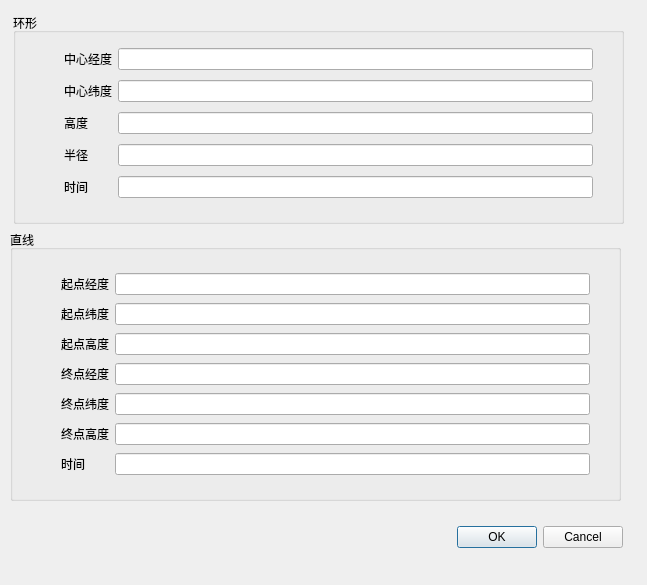
<?xml version="1.0" encoding="UTF-8"?>
<ui version="4.0">
 <class>PathSettingsDlg</class>
 <widget class="QDialog" name="PathSettingsDlg">
  <property name="geometry">
   <rect>
    <x>0</x>
    <y>0</y>
    <width>647</width>
    <height>585</height>
   </rect>
  </property>
  <property name="windowTitle">
   <string>PathSettingsDlg</string>
  </property>
  <widget class="QGroupBox" name="groupBox">
   <property name="geometry">
    <rect>
     <x>13</x>
     <y>13</y>
     <width>611</width>
     <height>211</height>
    </rect>
   </property>
   <property name="title">
    <string>环形</string>
   </property>
   <widget class="QWidget" name="gridLayoutWidget">
    <property name="geometry">
     <rect>
      <x>40</x>
      <y>20</y>
      <width>551</width>
      <height>181</height>
     </rect>
    </property>
    <layout class="QGridLayout" name="gridLayout">
     <item row="4" column="1">
      <widget class="QLineEdit" name="lineEdit_CircleTime"/>
     </item>
     <item row="0" column="0">
      <widget class="QLabel" name="label">
       <property name="text">
        <string>中心经度</string>
       </property>
      </widget>
     </item>
     <item row="1" column="0">
      <widget class="QLabel" name="label_7">
       <property name="text">
        <string>中心纬度</string>
       </property>
      </widget>
     </item>
     <item row="0" column="1">
      <widget class="QLineEdit" name="lineEdit_CenterX"/>
     </item>
     <item row="3" column="0">
      <widget class="QLabel" name="label_2">
       <property name="text">
        <string>半径</string>
       </property>
      </widget>
     </item>
     <item row="4" column="0">
      <widget class="QLabel" name="label_3">
       <property name="text">
        <string>时间</string>
       </property>
      </widget>
     </item>
     <item row="3" column="1">
      <widget class="QLineEdit" name="lineEdit_Radius"/>
     </item>
     <item row="2" column="0">
      <widget class="QLabel" name="label_8">
       <property name="text">
        <string>高度</string>
       </property>
      </widget>
     </item>
     <item row="1" column="1">
      <widget class="QLineEdit" name="lineEdit_CenterY"/>
     </item>
     <item row="2" column="1">
      <widget class="QLineEdit" name="lineEdit_Height"/>
     </item>
    </layout>
   </widget>
  </widget>
  <widget class="QGroupBox" name="groupBox_2">
   <property name="geometry">
    <rect>
     <x>10</x>
     <y>230</y>
     <width>611</width>
     <height>271</height>
    </rect>
   </property>
   <property name="title">
    <string>直线</string>
   </property>
   <widget class="QWidget" name="gridLayoutWidget_2">
    <property name="geometry">
     <rect>
      <x>40</x>
      <y>30</y>
      <width>551</width>
      <height>231</height>
     </rect>
    </property>
    <layout class="QGridLayout" name="gridLayout_3">
     <item row="3" column="0">
      <widget class="QLabel" name="label_11">
       <property name="text">
        <string>终点经度</string>
       </property>
      </widget>
     </item>
     <item row="1" column="1">
      <widget class="QLineEdit" name="lineEdit_StartY"/>
     </item>
     <item row="2" column="1">
      <widget class="QLineEdit" name="lineEdit_StartHeight"/>
     </item>
     <item row="4" column="1">
      <widget class="QLineEdit" name="lineEdit_EndY"/>
     </item>
     <item row="3" column="1">
      <widget class="QLineEdit" name="lineEdit_EndX"/>
     </item>
     <item row="5" column="0">
      <widget class="QLabel" name="label_6">
       <property name="text">
        <string>终点高度</string>
       </property>
      </widget>
     </item>
     <item row="5" column="1">
      <widget class="QLineEdit" name="lineEdit_EndHeight"/>
     </item>
     <item row="0" column="0">
      <widget class="QLabel" name="label_4">
       <property name="text">
        <string>起点经度</string>
       </property>
      </widget>
     </item>
     <item row="4" column="0">
      <widget class="QLabel" name="label_5">
       <property name="text">
        <string>终点纬度</string>
       </property>
      </widget>
     </item>
     <item row="0" column="1">
      <widget class="QLineEdit" name="lineEdit_StartX"/>
     </item>
     <item row="1" column="0">
      <widget class="QLabel" name="label_9">
       <property name="text">
        <string>起点纬度</string>
       </property>
      </widget>
     </item>
     <item row="2" column="0">
      <widget class="QLabel" name="label_10">
       <property name="text">
        <string>起点高度</string>
       </property>
      </widget>
     </item>
     <item row="6" column="0">
      <widget class="QLabel" name="label_12">
       <property name="text">
        <string>时间</string>
       </property>
      </widget>
     </item>
     <item row="6" column="1">
      <widget class="QLineEdit" name="lineEdit_LineTime"/>
     </item>
    </layout>
   </widget>
  </widget>
  <widget class="QDialogButtonBox" name="buttonBox">
   <property name="geometry">
    <rect>
     <x>390</x>
     <y>520</y>
     <width>233</width>
     <height>34</height>
    </rect>
   </property>
   <property name="standardButtons">
    <set>QDialogButtonBox::Cancel|QDialogButtonBox::Ok</set>
   </property>
  </widget>
 </widget>
 <layoutdefault spacing="6" margin="11"/>
 <resources/>
 <connections/>
</ui>
